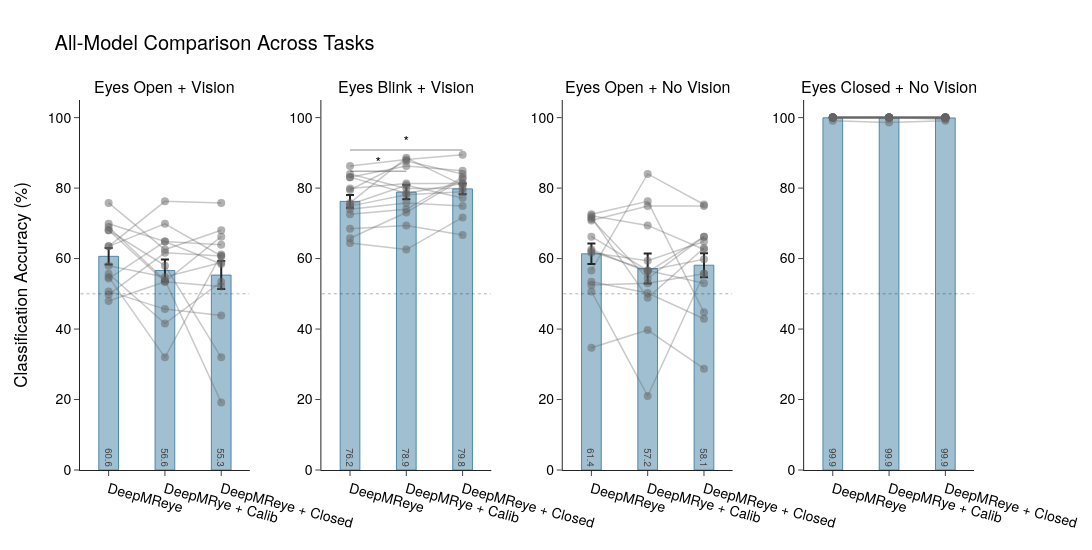

The notebook cell this image was saved under:
### Code cell
import plotly.graph_objects as go
from plotly.subplots import make_subplots
import numpy as np

model_order = ["pretrained","calib", "closed"]
x_positions = [0, 1, 2]
bar_width = 0.35
bar_color = 'rgba(66, 129, 164, 0.5)'

task_titles = {
    "task_1": "Eyes Open + Vision",
    "task_2": "Eyes Blink + Vision",
    "task_3": "Eyes Open + No Vision",
    "task_4": "Eyes Closed + No Vision"
}

model_name_map = {
    "pretrained": "DeepMReye",
    "closed": "DeepMReye + Closed", 
    "calib": "DeepMRye + Calib"
}

task_list = list(task_titles.keys())
n_tasks = len(task_list)

fig = make_subplots(
    rows=1, cols=n_tasks,
    subplot_titles=[task_titles[t] for t in task_list],
    horizontal_spacing=0.08
)

for col, task in enumerate(task_list, start=1):

    subset = df_accuracies[df_accuracies["task"] == task]

    # Pivot per subject for lines
    df_pivot = subset.pivot_table(
        index="subject", columns="model", values="accuracy"
    )[model_order].dropna() * 100

    means = df_pivot.mean()
    stderrs = df_pivot.sem()

    # Bars
    fig.add_trace(go.Bar(
        x=x_positions,
        y=means[model_order].values,
        error_y=dict(type='data', array=stderrs[model_order].values),
        text=[f"{v:.1f}" for v in means[model_order].values],
        textposition="inside",
        insidetextanchor="start",
        marker_color=bar_color,
        marker_line=dict(color=bar_color.replace('0.5', '0.9'), width=1),
        width=bar_width,
        showlegend=False,
    ), row=1, col=col)

    # Subject lines — grey, transparent, bigger dots
    for subject, row_data in df_pivot.iterrows():
        fig.add_trace(go.Scatter(
            x=x_positions,
            y=[row_data[m] for m in model_order],
            mode='lines+markers',
            line=dict(color='rgba(100, 100, 100, 0.35)', width=1.5),
            marker=dict(size=8, color='rgba(100, 100, 100, 0.5)'),
            showlegend=False,
        ), row=1, col=col)

    # Significance markers
    sig_df_acc["task"] = sig_df_acc["task"].apply(lambda x: x[0] if isinstance(x, tuple) else x)
    pair_count = 0
    for m1_i in range(len(model_order)):
        for m2_i in range(m1_i + 1, len(model_order)):
            model_a = model_order[m1_i]
            model_b = model_order[m2_i]

            sig_row = sig_df_acc[
                (sig_df_acc.task == task) &
                (
                    ((sig_df_acc.model_a == model_a) & (sig_df_acc.model_b == model_b)) |
                    ((sig_df_acc.model_a == model_b) & (sig_df_acc.model_b == model_a))
                )
            ]

            if not sig_row.empty and sig_row.iloc[0].p_value < 0.05:
                max_y = means[model_order].max()
                line_y = max_y + 5 + pair_count * 6

                fig.add_shape(
                    type="line",
                    x0=x_positions[m1_i],
                    x1=x_positions[m2_i],
                    y0=line_y, y1=line_y,
                    line=dict(color="black", width=1.5),
                    row=1, col=col
                )
                fig.add_trace(go.Scatter(
                    x=[(x_positions[m1_i] + x_positions[m2_i]) / 2],
                    y=[line_y + 2],
                    text=["*"],
                    mode="text",
                    showlegend=False
                ), row=1, col=col)

                pair_count += 1

    # Axes
    fig.update_yaxes(
        range=[0, 105],
        title_text="Classification Accuracy (%)" if col == 1 else "",
        row=1, col=col
    )
    fig.update_xaxes(
        tickvals=x_positions,
        ticktext=[model_name_map[m] for m in model_order],
        tickangle=15,
        row=1, col=col
    )

    # Chance line (25% for 4-class)
    fig.add_shape(
        type="line",
        x0=-0.5, x1=len(model_order) - 0.5,
        y0=50, y1=50,
        line=dict(color="black", width=1, dash="dot"),
        row=1, col=col
    )

fig.update_layout(
    height=550,
    width=300 * n_tasks + 100,
    title_text="All-Model Comparison Across Tasks",
    template="simple_white",
    showlegend=False,
    font=dict(family="Helvetica Neue", size=14, color="black"),
)

fig.show()
#fig.write_image("/Users/sinakling/disks/meso_shared/deepmreye/derivatives/int_deepmreye/deepmreye_eyelid_state/figures/group/accuracy_plots_individualpoints.pdf")

### Figure 1 — Plotly figure (JSON) as saved in the notebook; plotly's stock layout.template omitted (floating-point values rounded to 4 significant figures)
{"data": [{"error_y": {"array": [2.336, 3.096, 3.983], "type": "data"}, "insidetextanchor": "start", "marker": {"color": "rgba(66, 129, 164, 0.5)", "line": {"color": "rgba(66, 129, 164, 0.9)", "width": 1}}, "showlegend": false, "text": ["60.6", "56.6", "55.3"], "textposition": "inside", "type": "bar", "width": 0.35, "x": [0, 1, 2], "xaxis": "x", "y": [60.63, 56.62, 55.32], "yaxis": "y"}, {"line": {"color": "rgba(100, 100, 100, 0.35)", "width": 1.5}, "marker": {"color": "rgba(100, 100, 100, 0.5)", "size": 8}, "mode": "lines+markers", "showlegend": false, "type": "scatter", "x": [0, 1, 2], "xaxis": "x", "y": [68.04, 57.99, 31.96], "yaxis": "y"}, {"line": {"color": "rgba(100, 100, 100, 0.35)", "width": 1.5}, "marker": {"color": "rgba(100, 100, 100, 0.5)", "size": 8}, "mode": "lines+markers", "showlegend": false, "type": "scatter", "x": [0, 1, 2], "xaxis": "x", "y": [50.68, 45.66, 43.84], "yaxis": "y"}, {"line": {"color": "rgba(100, 100, 100, 0.35)", "width": 1.5}, "marker": {"color": "rgba(100, 100, 100, 0.5)", "size": 8}, "mode": "lines+markers", "showlegend": false, "type": "scatter", "x": [0, 1, 2], "xaxis": "x", "y": [69.86, 64.84, 63.93], "yaxis": "y"}, {"line": {"color": "rgba(100, 100, 100, 0.35)", "width": 1.5}, "marker": {"color": "rgba(100, 100, 100, 0.5)", "size": 8}, "mode": "lines+markers", "showlegend": false, "type": "scatter", "x": [0, 1, 2], "xaxis": "x", "y": [63.47, 69.86, 60.73], "yaxis": "y"}, {"line": {"color": "rgba(100, 100, 100, 0.35)", "width": 1.5}, "marker": {"color": "rgba(100, 100, 100, 0.5)", "size": 8}, "mode": "lines+markers", "showlegend": false, "type": "scatter", "x": [0, 1, 2], "xaxis": "x", "y": [49.77, 61.64, 60.73], "yaxis": "y"}, {"line": {"color": "rgba(100, 100, 100, 0.35)", "width": 1.5}, "marker": {"color": "rgba(100, 100, 100, 0.5)", "size": 8}, "mode": "lines+markers", "showlegend": false, "type": "scatter", "x": [0, 1, 2], "xaxis": "x", "y": [57.99, 54.79, 58.9], "yaxis": "y"}, {"line": {"color": "rgba(100, 100, 100, 0.35)", "width": 1.5}, "marker": {"color": "rgba(100, 100, 100, 0.5)", "size": 8}, "mode": "lines+markers", "showlegend": false, "type": "scatter", "x": [0, 1, 2], "xaxis": "x", "y": [63.47, 76.26, 75.8], "yaxis": "y"}, {"line": {"color": "rgba(100, 100, 100, 0.35)", "width": 1.5}, "marker": {"color": "rgba(100, 100, 100, 0.5)", "size": 8}, "mode": "lines+markers", "showlegend": false, "type": "scatter", "x": [0, 1, 2], "xaxis": "x", "y": [47.95, 53.42, 52.05], "yaxis": "y"}, {"line": {"color": "rgba(100, 100, 100, 0.35)", "width": 1.5}, "marker": {"color": "rgba(100, 100, 100, 0.5)", "size": 8}, "mode": "lines+markers", "showlegend": false, "type": "scatter", "x": [0, 1, 2], "xaxis": "x", "y": [55.71, 41.55, 53.42], "yaxis": "y"}, {"line": {"color": "rgba(100, 100, 100, 0.35)", "width": 1.5}, "marker": {"color": "rgba(100, 100, 100, 0.5)", "size": 8}, "mode": "lines+markers", "showlegend": false, "type": "scatter", "x": [0, 1, 2], "xaxis": "x", "y": [54.79, 31.96, 61.19], "yaxis": "y"}, {"line": {"color": "rgba(100, 100, 100, 0.35)", "width": 1.5}, "marker": {"color": "rgba(100, 100, 100, 0.5)", "size": 8}, "mode": "lines+markers", "showlegend": false, "type": "scatter", "x": [0, 1, 2], "xaxis": "x", "y": [68.04, 53.42, 66.21], "yaxis": "y"}, {"line": {"color": "rgba(100, 100, 100, 0.35)", "width": 1.5}, "marker": {"color": "rgba(100, 100, 100, 0.5)", "size": 8}, "mode": "lines+markers", "showlegend": false, "type": "scatter", "x": [0, 1, 2], "xaxis": "x", "y": [54.34, 64.84, 58.45], "yaxis": "y"}, {"line": {"color": "rgba(100, 100, 100, 0.35)", "width": 1.5}, "marker": {"color": "rgba(100, 100, 100, 0.5)", "size": 8}, "mode": "lines+markers", "showlegend": false, "type": "scatter", "x": [0, 1, 2], "xaxis": "x", "y": [75.8, 62.56, 68.04], "yaxis": "y"}, {"line": {"color": "rgba(100, 100, 100, 0.35)", "width": 1.5}, "marker": {"color": "rgba(100, 100, 100, 0.5)", "size": 8}, "mode": "lines+markers", "showlegend": false, "type": "scatter", "x": [0, 1, 2], "xaxis": "x", "y": [68.95, 53.88, 19.18], "yaxis": "y"}, {"error_y": {"array": [1.833, 2.026, 1.542], "type": "data"}, "insidetextanchor": "start", "marker": {"color": "rgba(66, 129, 164, 0.5)", "line": {"color": "rgba(66, 129, 164, 0.9)", "width": 1}}, "showlegend": false, "text": ["76.2", "78.9", "79.8"], "textposition": "inside", "type": "bar", "width": 0.35, "x": [0, 1, 2], "xaxis": "x2", "y": [76.22, 78.86, 79.78], "yaxis": "y2"}, {"line": {"color": "rgba(100, 100, 100, 0.35)", "width": 1.5}, "marker": {"color": "rgba(100, 100, 100, 0.5)", "size": 8}, "mode": "lines+markers", "showlegend": false, "type": "scatter", "x": [0, 1, 2], "xaxis": "x2", "y": [86.3, 88.13, 89.5], "yaxis": "y2"}, {"line": {"color": "rgba(100, 100, 100, 0.35)", "width": 1.5}, "marker": {"color": "rgba(100, 100, 100, 0.5)", "size": 8}, "mode": "lines+markers", "showlegend": false, "type": "scatter", "x": [0, 1, 2], "xaxis": "x2", "y": [65.75, 73.06, 82.65], "yaxis": "y2"}, {"line": {"color": "rgba(100, 100, 100, 0.35)", "width": 1.5}, "marker": {"color": "rgba(100, 100, 100, 0.5)", "size": 8}, "mode": "lines+markers", "showlegend": false, "type": "scatter", "x": [0, 1, 2], "xaxis": "x2", "y": [72.6, 73.97, 83.11], "yaxis": "y2"}, {"line": {"color": "rgba(100, 100, 100, 0.35)", "width": 1.5}, "marker": {"color": "rgba(100, 100, 100, 0.5)", "size": 8}, "mode": "lines+markers", "showlegend": false, "type": "scatter", "x": [0, 1, 2], "xaxis": "x2", "y": [79.45, 87.67, 84.02], "yaxis": "y2"}, {"line": {"color": "rgba(100, 100, 100, 0.35)", "width": 1.5}, "marker": {"color": "rgba(100, 100, 100, 0.5)", "size": 8}, "mode": "lines+markers", "showlegend": false, "type": "scatter", "x": [0, 1, 2], "xaxis": "x2", "y": [75.34, 80.82, 77.17], "yaxis": "y2"}, {"line": {"color": "rgba(100, 100, 100, 0.35)", "width": 1.5}, "marker": {"color": "rgba(100, 100, 100, 0.5)", "size": 8}, "mode": "lines+markers", "showlegend": false, "type": "scatter", "x": [0, 1, 2], "xaxis": "x2", "y": [64.38, 62.56, 71.69], "yaxis": "y2"}, {"line": {"color": "rgba(100, 100, 100, 0.35)", "width": 1.5}, "marker": {"color": "rgba(100, 100, 100, 0.5)", "size": 8}, "mode": "lines+markers", "showlegend": false, "type": "scatter", "x": [0, 1, 2], "xaxis": "x2", "y": [68.49, 69.41, 66.67], "yaxis": "y2"}, {"line": {"color": "rgba(100, 100, 100, 0.35)", "width": 1.5}, "marker": {"color": "rgba(100, 100, 100, 0.5)", "size": 8}, "mode": "lines+markers", "showlegend": false, "type": "scatter", "x": [0, 1, 2], "xaxis": "x2", "y": [83.11, 86.3, 84.93], "yaxis": "y2"}, {"line": {"color": "rgba(100, 100, 100, 0.35)", "width": 1.5}, "marker": {"color": "rgba(100, 100, 100, 0.5)", "size": 8}, "mode": "lines+markers", "showlegend": false, "type": "scatter", "x": [0, 1, 2], "xaxis": "x2", "y": [75.8, 88.58, 80.82], "yaxis": "y2"}, {"line": {"color": "rgba(100, 100, 100, 0.35)", "width": 1.5}, "marker": {"color": "rgba(100, 100, 100, 0.5)", "size": 8}, "mode": "lines+markers", "showlegend": false, "type": "scatter", "x": [0, 1, 2], "xaxis": "x2", "y": [83.11, 78.54, 81.28], "yaxis": "y2"}, {"line": {"color": "rgba(100, 100, 100, 0.35)", "width": 1.5}, "marker": {"color": "rgba(100, 100, 100, 0.5)", "size": 8}, "mode": "lines+markers", "showlegend": false, "type": "scatter", "x": [0, 1, 2], "xaxis": "x2", "y": [84.02, 79.91, 79.91], "yaxis": "y2"}, {"line": {"color": "rgba(100, 100, 100, 0.35)", "width": 1.5}, "marker": {"color": "rgba(100, 100, 100, 0.5)", "size": 8}, "mode": "lines+markers", "showlegend": false, "type": "scatter", "x": [0, 1, 2], "xaxis": "x2", "y": [74.89, 78.08, 79.0], "yaxis": "y2"}, {"line": {"color": "rgba(100, 100, 100, 0.35)", "width": 1.5}, "marker": {"color": "rgba(100, 100, 100, 0.5)", "size": 8}, "mode": "lines+markers", "showlegend": false, "type": "scatter", "x": [0, 1, 2], "xaxis": "x2", "y": [73.97, 75.8, 74.89], "yaxis": "y2"}, {"line": {"color": "rgba(100, 100, 100, 0.35)", "width": 1.5}, "marker": {"color": "rgba(100, 100, 100, 0.5)", "size": 8}, "mode": "lines+markers", "showlegend": false, "type": "scatter", "x": [0, 1, 2], "xaxis": "x2", "y": [79.91, 81.28, 81.28], "yaxis": "y2"}, {"mode": "text", "showlegend": false, "text": ["*"], "type": "scatter", "x": [0.5], "xaxis": "x2", "y": [86.78], "yaxis": "y2"}, {"mode": "text", "showlegend": false, "text": ["*"], "type": "scatter", "x": [1], "xaxis": "x2", "y": [92.78], "yaxis": "y2"}, {"error_y": {"array": [2.918, 4.265, 3.405], "type": "data"}, "insidetextanchor": "start", "marker": {"color": "rgba(66, 129, 164, 0.5)", "line": {"color": "rgba(66, 129, 164, 0.9)", "width": 1}}, "showlegend": false, "text": ["61.4", "57.2", "58.1"], "textposition": "inside", "type": "bar", "width": 0.35, "x": [0, 1, 2], "xaxis": "x3", "y": [61.35, 57.18, 58.12], "yaxis": "y3"}, {"line": {"color": "rgba(100, 100, 100, 0.35)", "width": 1.5}, "marker": {"color": "rgba(100, 100, 100, 0.5)", "size": 8}, "mode": "lines+markers", "showlegend": false, "type": "scatter", "x": [0, 1, 2], "xaxis": "x3", "y": [62.1, 56.62, 52.97], "yaxis": "y3"}, {"line": {"color": "rgba(100, 100, 100, 0.35)", "width": 1.5}, "marker": {"color": "rgba(100, 100, 100, 0.5)", "size": 8}, "mode": "lines+markers", "showlegend": false, "type": "scatter", "x": [0, 1, 2], "xaxis": "x3", "y": [72.15, 69.41, 62.56], "yaxis": "y3"}, {"line": {"color": "rgba(100, 100, 100, 0.35)", "width": 1.5}, "marker": {"color": "rgba(100, 100, 100, 0.5)", "size": 8}, "mode": "lines+markers", "showlegend": false, "type": "scatter", "x": [0, 1, 2], "xaxis": "x3", "y": [53.42, 50.23, 42.92], "yaxis": "y3"}, {"line": {"color": "rgba(100, 100, 100, 0.35)", "width": 1.5}, "marker": {"color": "rgba(100, 100, 100, 0.5)", "size": 8}, "mode": "lines+markers", "showlegend": false, "type": "scatter", "x": [0, 1, 2], "xaxis": "x3", "y": [66.21, 56.62, 59.82], "yaxis": "y3"}, {"line": {"color": "rgba(100, 100, 100, 0.35)", "width": 1.5}, "marker": {"color": "rgba(100, 100, 100, 0.5)", "size": 8}, "mode": "lines+markers", "showlegend": false, "type": "scatter", "x": [0, 1, 2], "xaxis": "x3", "y": [52.51, 52.97, 55.71], "yaxis": "y3"}, {"line": {"color": "rgba(100, 100, 100, 0.35)", "width": 1.5}, "marker": {"color": "rgba(100, 100, 100, 0.5)", "size": 8}, "mode": "lines+markers", "showlegend": false, "type": "scatter", "x": [0, 1, 2], "xaxis": "x3", "y": [61.64, 59.36, 64.84], "yaxis": "y3"}, {"line": {"color": "rgba(100, 100, 100, 0.35)", "width": 1.5}, "marker": {"color": "rgba(100, 100, 100, 0.5)", "size": 8}, "mode": "lines+markers", "showlegend": false, "type": "scatter", "x": [0, 1, 2], "xaxis": "x3", "y": [70.78, 74.89, 74.89], "yaxis": "y3"}, {"line": {"color": "rgba(100, 100, 100, 0.35)", "width": 1.5}, "marker": {"color": "rgba(100, 100, 100, 0.5)", "size": 8}, "mode": "lines+markers", "showlegend": false, "type": "scatter", "x": [0, 1, 2], "xaxis": "x3", "y": [34.7, 39.73, 28.77], "yaxis": "y3"}, {"line": {"color": "rgba(100, 100, 100, 0.35)", "width": 1.5}, "marker": {"color": "rgba(100, 100, 100, 0.5)", "size": 8}, "mode": "lines+markers", "showlegend": false, "type": "scatter", "x": [0, 1, 2], "xaxis": "x3", "y": [62.56, 56.16, 66.21], "yaxis": "y3"}, {"line": {"color": "rgba(100, 100, 100, 0.35)", "width": 1.5}, "marker": {"color": "rgba(100, 100, 100, 0.5)", "size": 8}, "mode": "lines+markers", "showlegend": false, "type": "scatter", "x": [0, 1, 2], "xaxis": "x3", "y": [50.68, 21.0, 55.71], "yaxis": "y3"}, {"line": {"color": "rgba(100, 100, 100, 0.35)", "width": 1.5}, "marker": {"color": "rgba(100, 100, 100, 0.5)", "size": 8}, "mode": "lines+markers", "showlegend": false, "type": "scatter", "x": [0, 1, 2], "xaxis": "x3", "y": [71.23, 54.34, 66.21], "yaxis": "y3"}, {"line": {"color": "rgba(100, 100, 100, 0.35)", "width": 1.5}, "marker": {"color": "rgba(100, 100, 100, 0.5)", "size": 8}, "mode": "lines+markers", "showlegend": false, "type": "scatter", "x": [0, 1, 2], "xaxis": "x3", "y": [56.62, 84.02, 75.34], "yaxis": "y3"}, {"line": {"color": "rgba(100, 100, 100, 0.35)", "width": 1.5}, "marker": {"color": "rgba(100, 100, 100, 0.5)", "size": 8}, "mode": "lines+markers", "showlegend": false, "type": "scatter", "x": [0, 1, 2], "xaxis": "x3", "y": [71.69, 48.86, 63.01], "yaxis": "y3"}, {"line": {"color": "rgba(100, 100, 100, 0.35)", "width": 1.5}, "marker": {"color": "rgba(100, 100, 100, 0.5)", "size": 8}, "mode": "lines+markers", "showlegend": false, "type": "scatter", "x": [0, 1, 2], "xaxis": "x3", "y": [72.6, 76.26, 44.75], "yaxis": "y3"}, {"error_y": {"array": [0.06523, 0.09785, 0.07065], "type": "data"}, "insidetextanchor": "start", "marker": {"color": "rgba(66, 129, 164, 0.5)", "line": {"color": "rgba(66, 129, 164, 0.9)", "width": 1}}, "showlegend": false, "text": ["99.9", "99.9", "99.9"], "textposition": "inside", "type": "bar", "width": 0.35, "x": [0, 1, 2], "xaxis": "x4", "y": [99.93, 99.9, 99.9], "yaxis": "y4"}, {"line": {"color": "rgba(100, 100, 100, 0.35)", "width": 1.5}, "marker": {"color": "rgba(100, 100, 100, 0.5)", "size": 8}, "mode": "lines+markers", "showlegend": false, "type": "scatter", "x": [0, 1, 2], "xaxis": "x4", "y": [100, 100, 100], "yaxis": "y4"}, {"line": {"color": "rgba(100, 100, 100, 0.35)", "width": 1.5}, "marker": {"color": "rgba(100, 100, 100, 0.5)", "size": 8}, "mode": "lines+markers", "showlegend": false, "type": "scatter", "x": [0, 1, 2], "xaxis": "x4", "y": [100, 100, 100], "yaxis": "y4"}, {"line": {"color": "rgba(100, 100, 100, 0.35)", "width": 1.5}, "marker": {"color": "rgba(100, 100, 100, 0.5)", "size": 8}, "mode": "lines+markers", "showlegend": false, "type": "scatter", "x": [0, 1, 2], "xaxis": "x4", "y": [100, 100, 100], "yaxis": "y4"}, {"line": {"color": "rgba(100, 100, 100, 0.35)", "width": 1.5}, "marker": {"color": "rgba(100, 100, 100, 0.5)", "size": 8}, "mode": "lines+markers", "showlegend": false, "type": "scatter", "x": [0, 1, 2], "xaxis": "x4", "y": [99.09, 98.63, 99.09], "yaxis": "y4"}, {"line": {"color": "rgba(100, 100, 100, 0.35)", "width": 1.5}, "marker": {"color": "rgba(100, 100, 100, 0.5)", "size": 8}, "mode": "lines+markers", "showlegend": false, "type": "scatter", "x": [0, 1, 2], "xaxis": "x4", "y": [100, 100, 100], "yaxis": "y4"}, {"line": {"color": "rgba(100, 100, 100, 0.35)", "width": 1.5}, "marker": {"color": "rgba(100, 100, 100, 0.5)", "size": 8}, "mode": "lines+markers", "showlegend": false, "type": "scatter", "x": [0, 1, 2], "xaxis": "x4", "y": [100, 100, 100], "yaxis": "y4"}, {"line": {"color": "rgba(100, 100, 100, 0.35)", "width": 1.5}, "marker": {"color": "rgba(100, 100, 100, 0.5)", "size": 8}, "mode": "lines+markers", "showlegend": false, "type": "scatter", "x": [0, 1, 2], "xaxis": "x4", "y": [100, 100, 100], "yaxis": "y4"}, {"line": {"color": "rgba(100, 100, 100, 0.35)", "width": 1.5}, "marker": {"color": "rgba(100, 100, 100, 0.5)", "size": 8}, "mode": "lines+markers", "showlegend": false, "type": "scatter", "x": [0, 1, 2], "xaxis": "x4", "y": [100, 100, 100], "yaxis": "y4"}, {"line": {"color": "rgba(100, 100, 100, 0.35)", "width": 1.5}, "marker": {"color": "rgba(100, 100, 100, 0.5)", "size": 8}, "mode": "lines+markers", "showlegend": false, "type": "scatter", "x": [0, 1, 2], "xaxis": "x4", "y": [100, 100, 100], "yaxis": "y4"}, {"line": {"color": "rgba(100, 100, 100, 0.35)", "width": 1.5}, "marker": {"color": "rgba(100, 100, 100, 0.5)", "size": 8}, "mode": "lines+markers", "showlegend": false, "type": "scatter", "x": [0, 1, 2], "xaxis": "x4", "y": [100, 100, 100], "yaxis": "y4"}, {"line": {"color": "rgba(100, 100, 100, 0.35)", "width": 1.5}, "marker": {"color": "rgba(100, 100, 100, 0.5)", "size": 8}, "mode": "lines+markers", "showlegend": false, "type": "scatter", "x": [0, 1, 2], "xaxis": "x4", "y": [100, 100, 100], "yaxis": "y4"}, {"line": {"color": "rgba(100, 100, 100, 0.35)", "width": 1.5}, "marker": {"color": "rgba(100, 100, 100, 0.5)", "size": 8}, "mode": "lines+markers", "showlegend": false, "type": "scatter", "x": [0, 1, 2], "xaxis": "x4", "y": [100, 100, 100], "yaxis": "y4"}, {"line": {"color": "rgba(100, 100, 100, 0.35)", "width": 1.5}, "marker": {"color": "rgba(100, 100, 100, 0.5)", "size": 8}, "mode": "lines+markers", "showlegend": false, "type": "scatter", "x": [0, 1, 2], "xaxis": "x4", "y": [100, 100, 100], "yaxis": "y4"}, {"line": {"color": "rgba(100, 100, 100, 0.35)", "width": 1.5}, "marker": {"color": "rgba(100, 100, 100, 0.5)", "size": 8}, "mode": "lines+markers", "showlegend": false, "type": "scatter", "x": [0, 1, 2], "xaxis": "x4", "y": [100, 100, 99.54], "yaxis": "y4"}], "layout": {"annotations": [{"font": {"size": 16}, "showarrow": false, "text": "Eyes Open + Vision", "x": 0.095, "xanchor": "center", "xref": "paper", "y": 1, "yanchor": "bottom", "yref": "paper"}, {"font": {"size": 16}, "showarrow": false, "text": "Eyes Blink + Vision", "x": 0.365, "xanchor": "center", "xref": "paper", "y": 1, "yanchor": "bottom", "yref": "paper"}, {"font": {"size": 16}, "showarrow": false, "text": "Eyes Open + No Vision", "x": 0.635, "xanchor": "center", "xref": "paper", "y": 1, "yanchor": "bottom", "yref": "paper"}, {"font": {"size": 16}, "showarrow": false, "text": "Eyes Closed + No Vision", "x": 0.905, "xanchor": "center", "xref": "paper", "y": 1, "yanchor": "bottom", "yref": "paper"}], "font": {"color": "black", "family": "Helvetica Neue", "size": 14}, "height": 550, "shapes": [{"line": {"color": "black", "dash": "dot", "width": 1}, "type": "line", "x0": -0.5, "x1": 2.5, "xref": "x", "y0": 50, "y1": 50, "yref": "y"}, {"line": {"color": "black", "width": 1.5}, "type": "line", "x0": 0, "x1": 1, "xref": "x2", "y0": 84.78, "y1": 84.78, "yref": "y2"}, {"line": {"color": "black", "width": 1.5}, "type": "line", "x0": 0, "x1": 2, "xref": "x2", "y0": 90.78, "y1": 90.78, "yref": "y2"}, {"line": {"color": "black", "dash": "dot", "width": 1}, "type": "line", "x0": -0.5, "x1": 2.5, "xref": "x2", "y0": 50, "y1": 50, "yref": "y2"}, {"line": {"color": "black", "dash": "dot", "width": 1}, "type": "line", "x0": -0.5, "x1": 2.5, "xref": "x3", "y0": 50, "y1": 50, "yref": "y3"}, {"line": {"color": "black", "dash": "dot", "width": 1}, "type": "line", "x0": -0.5, "x1": 2.5, "xref": "x4", "y0": 50, "y1": 50, "yref": "y4"}], "showlegend": false, "title": {"text": "All-Model Comparison Across Tasks"}, "width": 1300, "xaxis": {"anchor": "y", "domain": [0, 0.19], "tickangle": 15, "ticktext": ["DeepMReye", "DeepMRye + Calib", "DeepMReye + Closed"], "tickvals": [0, 1, 2]}, "xaxis2": {"anchor": "y2", "domain": [0.27, 0.46], "tickangle": 15, "ticktext": ["DeepMReye", "DeepMRye + Calib", "DeepMReye + Closed"], "tickvals": [0, 1, 2]}, "xaxis3": {"anchor": "y3", "domain": [0.54, 0.73], "tickangle": 15, "ticktext": ["DeepMReye", "DeepMRye + Calib", "DeepMReye + Closed"], "tickvals": [0, 1, 2]}, "xaxis4": {"anchor": "y4", "domain": [0.81, 1], "tickangle": 15, "ticktext": ["DeepMReye", "DeepMRye + Calib", "DeepMReye + Closed"], "tickvals": [0, 1, 2]}, "yaxis": {"anchor": "x", "domain": [0, 1], "range": [0, 105], "title": {"text": "Classification Accuracy (%)"}}, "yaxis2": {"anchor": "x2", "domain": [0, 1], "range": [0, 105], "title": {"text": ""}}, "yaxis3": {"anchor": "x3", "domain": [0, 1], "range": [0, 105], "title": {"text": ""}}, "yaxis4": {"anchor": "x4", "domain": [0, 1], "range": [0, 105], "title": {"text": ""}}}}
